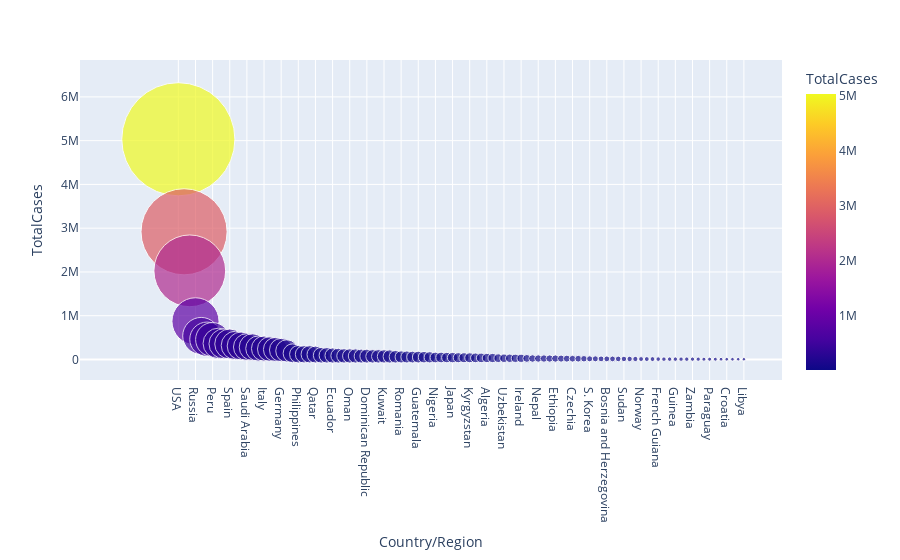

Notebook code for this chart:
### Markdown cell above
#### Total Cases vs Countries (All Countries)

### Code cell
px.scatter(df1.head(100), x = 'Country/Region', y='TotalCases', hover_data = ['Country/Region', 'Continent'],
          color='TotalCases', size='TotalCases', size_max=80)

### Figure 1 — Plotly figure (JSON) as saved in the notebook; plotly's stock layout.template omitted (floating-point values rounded to 4 significant figures; data arrays with more than 128 entries replaced by an {"elided": "..."} marker saying what was removed)
{"data": [{"customdata": {"elided": "100x2 str values"}, "hovertemplate": "Country/Region=%{customdata[0]}<br>TotalCases=%{marker.color}<br>Continent=%{customdata[1]}<extra></extra>", "legendgroup": "", "marker": {"color": [5032179, 2917562, 2025409, 871894, 538184, 462690, 455409, 366671, 357710, 354530, 320117, 308134, 284226, 281863, 249651, 249204, 237265, 228195, 215210, 195633, 140603, 119460, 118753, 118561, 112092, 95942, 95006, 90537, 86423, 81967, 80713, 79559, 76808, 76536, 71418, 71158, 70045, 68503, 61845, 57895, 56982, 54555, 54339, 52061, 49515, 45244, 45098, 42889, 42263, 39819, 39642, 38659, 36896, 36108, 33626, 33247, 29644, 28315, 27332, 26628, 26372, 24411, 22299, 21750, 21696, 21070, 20900, 19890, 19126, 17731, 17718, 16447, 14519, 14306, 13398, 13396, 13014, 12526, 11780, 11399, 10715, 9468, 9309, 9038, 8127, 7787, 7665, 7664, 7544, 7532, 7164, 7073, 6444, 6375, 6016, 5672, 5404, 5330, 5123, 4879], "coloraxis": "coloraxis", "size": [5032179, 2917562, 2025409, 871894, 538184, 462690, 455409, 366671, 357710, 354530, 320117, 308134, 284226, 281863, 249651, 249204, 237265, 228195, 215210, 195633, 140603, 119460, 118753, 118561, 112092, 95942, 95006, 90537, 86423, 81967, 80713, 79559, 76808, 76536, 71418, 71158, 70045, 68503, 61845, 57895, 56982, 54555, 54339, 52061, 49515, 45244, 45098, 42889, 42263, 39819, 39642, 38659, 36896, 36108, 33626, 33247, 29644, 28315, 27332, 26628, 26372, 24411, 22299, 21750, 21696, 21070, 20900, 19890, 19126, 17731, 17718, 16447, 14519, 14306, 13398, 13396, 13014, 12526, 11780, 11399, 10715, 9468, 9309, 9038, 8127, 7787, 7665, 7664, 7544, 7532, 7164, 7073, 6444, 6375, 6016, 5672, 5404, 5330, 5123, 4879], "sizemode": "area", "sizeref": 786.3, "symbol": "circle"}, "mode": "markers", "name": "", "orientation": "v", "showlegend": false, "type": "scatter", "x": ["USA", "Brazil", "India", "Russia", "South Africa", "Mexico", "Peru", "Chile", "Colombia", "Spain", "Iran", "UK", "Saudi Arabia", "Pakistan", "Bangladesh", "Italy", "Turkey", "Argentina", "Germany", "France", "Iraq", "Philippines", "Indonesia", "Canada", "Qatar", "Kazakhstan", "Egypt", "Ecuador", "Bolivia", "Sweden", "Oman", "Israel", "Ukraine", "Dominican Republic", "Panama", "Belgium", "Kuwait", "Belarus", "UAE", "Romania", "Netherlands", "Singapore", "Guatemala", "Portugal", "Poland", "Nigeria", "Honduras", "Bahrain", "Japan", "Armenia", "Ghana", "Kyrgyzstan", "Afghanistan", "Switzerland", "Algeria", "Azerbaijan", "Morocco", "Uzbekistan", "Serbia", "Moldova", "Ireland", "Kenya", "Venezuela", "Nepal", "Austria", "Costa Rica", "Ethiopia", "Australia", "El Salvador", "Czechia", "Cameroon", "Ivory Coast", "S. Korea", "Denmark", "Palestine", "Bosnia and Herzegovina", "Bulgaria", "Madagascar", "Sudan", "North Macedonia", "Senegal", "Norway", "DRC", "Malaysia", "French Guiana", "Gabon", "Tajikistan", "Guinea", "Haiti", "Finland", "Zambia", "Luxembourg", "Mauritania", "Paraguay", "Albania", "Lebanon", "Croatia", "Djibouti", "Greece", "Libya"], "xaxis": "x", "y": [5032179, 2917562, 2025409, 871894, 538184, 462690, 455409, 366671, 357710, 354530, 320117, 308134, 284226, 281863, 249651, 249204, 237265, 228195, 215210, 195633, 140603, 119460, 118753, 118561, 112092, 95942, 95006, 90537, 86423, 81967, 80713, 79559, 76808, 76536, 71418, 71158, 70045, 68503, 61845, 57895, 56982, 54555, 54339, 52061, 49515, 45244, 45098, 42889, 42263, 39819, 39642, 38659, 36896, 36108, 33626, 33247, 29644, 28315, 27332, 26628, 26372, 24411, 22299, 21750, 21696, 21070, 20900, 19890, 19126, 17731, 17718, 16447, 14519, 14306, 13398, 13396, 13014, 12526, 11780, 11399, 10715, 9468, 9309, 9038, 8127, 7787, 7665, 7664, 7544, 7532, 7164, 7073, 6444, 6375, 6016, 5672, 5404, 5330, 5123, 4879], "yaxis": "y"}], "layout": {"coloraxis": {"colorbar": {"title": {"text": "TotalCases"}}, "colorscale": [[0, "#0d0887"], [0.1111, "#46039f"], [0.2222, "#7201a8"], [0.3333, "#9c179e"], [0.4444, "#bd3786"], [0.5556, "#d8576b"], [0.6667, "#ed7953"], [0.7778, "#fb9f3a"], [0.8889, "#fdca26"], [1, "#f0f921"]]}, "legend": {"itemsizing": "constant", "tracegroupgap": 0}, "margin": {"t": 60}, "xaxis": {"anchor": "y", "domain": [0, 1], "title": {"text": "Country/Region"}}, "yaxis": {"anchor": "x", "domain": [0, 1], "title": {"text": "TotalCases"}}}}
